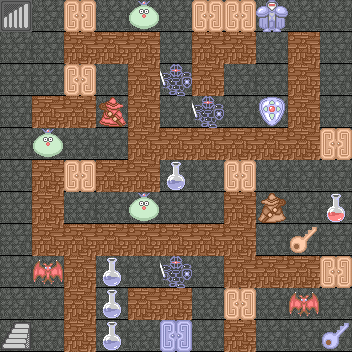

The image is a tile-based game level rendered from a .tmx file. Its description and complete source (layers, tilesets, objects, tile grids) follow:
An orthogonal 11x11 tile map with 32x32 px tiles, 6 tile layers (floor, wall, door, stair, ...).

<map version="1.2" tiledversion="1.2.5" orientation="orthogonal" renderorder="right-down" width="11" height="11" tilewidth="32" tileheight="32" infinite="0" nextlayerid="17" nextobjectid="1">
 <tileset firstgid="1" name="element" tilewidth="32" tileheight="32" tilecount="96" columns="32">
  <image source="element.png" width="1024" height="96" />
 </tileset>
 <layer id="8" name="floor" width="11" height="11">
  <data encoding="csv">
96,96,96,96,96,96,96,96,96,96,96,
96,96,96,96,96,96,96,96,96,96,96,
96,96,96,96,96,96,96,96,96,96,96,
96,96,96,96,96,96,96,96,96,96,96,
96,96,96,96,96,96,96,96,96,96,96,
96,96,96,96,96,96,96,96,96,96,96,
96,96,96,96,96,96,96,96,96,96,96,
96,96,96,96,96,96,96,96,96,96,96,
96,96,96,96,96,96,96,96,96,96,96,
96,96,96,96,96,96,96,96,96,96,96,
96,96,96,96,96,96,96,96,96,96,96
</data>
 </layer>
 <layer id="1" name="wall" width="11" height="11">
  <data encoding="csv">
0,0,0,0,0,0,0,0,0,0,0,
0,0,52,52,52,0,52,52,0,52,0,
0,0,0,0,52,0,52,0,0,52,0,
0,52,52,0,52,0,0,0,0,52,0,
0,0,0,0,52,52,52,52,52,52,0,
0,52,0,52,52,0,0,0,0,0,0,
0,52,0,0,0,0,0,52,0,0,0,
0,52,52,52,52,52,52,52,0,0,0,
0,0,52,0,0,0,0,52,52,52,0,
0,0,52,0,52,52,0,0,0,0,0,
0,0,52,0,0,0,0,52,0,0,0
</data>
 </layer>
 <layer id="3" name="door" width="11" height="11">
  <data encoding="csv">
0,0,22,0,0,0,22,22,0,0,0,
0,0,0,0,0,0,0,0,0,0,0,
0,0,22,0,0,0,0,0,0,0,0,
0,0,0,0,0,0,0,0,0,0,0,
0,0,0,0,0,0,0,0,0,0,22,
0,0,22,0,0,0,0,22,0,0,0,
0,0,0,0,0,0,0,0,0,0,0,
0,0,0,0,0,0,0,0,0,0,0,
0,0,0,0,0,0,0,0,0,0,22,
0,0,0,0,0,0,0,22,0,0,0,
0,0,0,0,0,85,0,0,0,0,0
</data>
 </layer>
 <layer id="9" name="stair" width="11" height="11">
  <properties>
   <property name="location" value="99,11,2,1" />
  </properties>
  <data encoding="csv">
71,0,0,0,0,0,0,0,0,0,0,
0,0,0,0,0,0,0,0,0,0,0,
0,0,0,0,0,0,0,0,0,0,0,
0,0,0,0,0,0,0,0,0,0,0,
0,0,0,0,0,0,0,0,0,0,0,
0,0,0,0,0,0,0,0,0,0,0,
0,0,0,0,0,0,0,0,0,0,0,
0,0,0,0,0,0,0,0,0,0,0,
0,0,0,0,0,0,0,0,0,0,0,
0,0,0,0,0,0,0,0,0,0,0,
39,0,0,0,0,0,0,0,0,0,0
</data>
 </layer>
 <layer id="4" name="prop" width="11" height="11">
  <data encoding="csv">
0,0,0,0,0,0,0,0,0,0,0,
0,0,0,0,0,0,0,0,0,0,0,
0,0,0,0,0,0,0,0,0,0,0,
0,0,0,0,0,0,0,0,78,0,0,
0,0,0,0,0,0,0,0,0,0,0,
0,0,0,0,0,41,0,0,0,0,0,
0,0,0,0,0,0,0,0,0,0,73,
0,0,0,0,0,0,0,0,0,17,0,
0,0,0,41,0,0,0,0,0,0,0,
0,0,0,41,0,0,0,0,0,0,0,
0,0,0,41,0,0,0,0,0,0,14
</data>
 </layer>
 <layer id="5" name="monster" width="11" height="11">
  <data encoding="csv">
0,0,0,0,24,0,0,0,23,0,0,
0,0,0,0,0,0,0,0,0,0,0,
0,0,0,0,0,55,0,0,0,0,0,
0,0,0,56,0,0,55,0,0,0,0,
0,24,0,0,0,0,0,0,0,0,0,
0,0,0,0,0,0,0,0,0,0,0,
0,0,0,0,24,0,0,0,88,0,0,
0,0,0,0,0,0,0,0,0,0,0,
0,87,0,0,0,55,0,0,0,0,0,
0,0,0,0,0,0,0,0,0,87,0,
0,0,0,0,0,0,0,0,0,0,0
</data>
 </layer>
</map>
